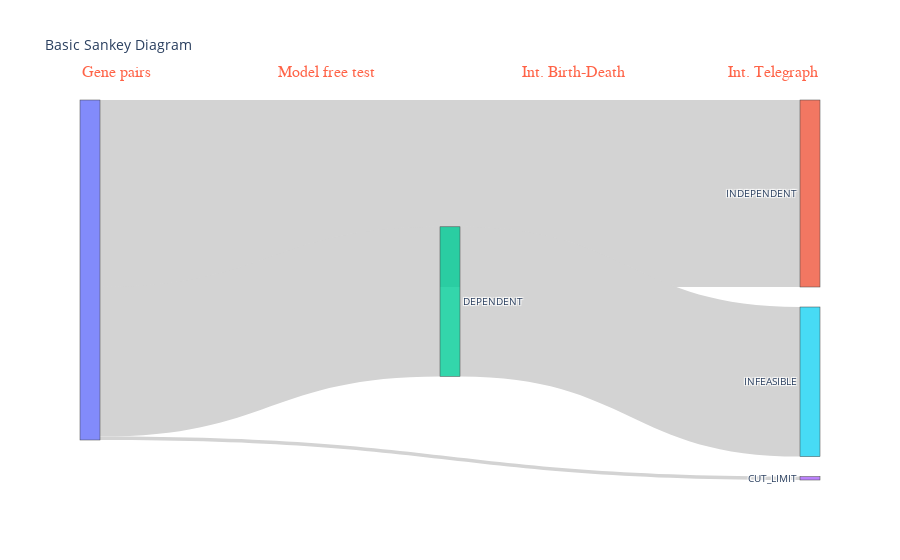

Write notebook code for a chart like this one.
### Markdown cell above
## d = 4

### Code cell
sankey_from_df(result_summary_int) # too slow telegraph

### Figure 1 — Plotly figure (JSON) as saved in the notebook; plotly's stock layout.template omitted (floating-point values rounded to 4 significant figures)
{"data": [{"link": {"color": "lightgrey", "source": [0, 0, 0, 1, 1, 2, 2, 3, 3, 4, 5], "target": [1, 2, 3, 4, 5, 4, 5, 4, 5, 6, 6], "value": [55, 44, 1, 0, 0, 0, 44, 0, 0, 0, 0]}, "node": {"label": ["", "INDEPENDENT", "DEPENDENT", "CUT_LIMIT", "nan", "INFEASIBLE", "nan"]}, "type": "sankey"}], "layout": {"annotations": [{"align": "center", "font": {"color": "tomato", "family": "Courier New, monospace", "size": 16}, "showarrow": false, "text": "Gene pairs", "x": 0, "xref": "paper", "y": 1.1, "yref": "paper"}, {"align": "center", "font": {"color": "tomato", "family": "Courier New, monospace", "size": 16}, "showarrow": false, "text": "Model free test", "x": 0.3333, "xref": "paper", "y": 1.1, "yref": "paper"}, {"align": "center", "font": {"color": "tomato", "family": "Courier New, monospace", "size": 16}, "showarrow": false, "text": "Int. Birth-Death", "x": 0.6667, "xref": "paper", "y": 1.1, "yref": "paper"}, {"align": "center", "font": {"color": "tomato", "family": "Courier New, monospace", "size": 16}, "showarrow": false, "text": "Int. Telegraph", "x": 1, "xref": "paper", "y": 1.1, "yref": "paper"}], "font": {"size": 10}, "plot_bgcolor": "rgba(0,0,0,0)", "title": {"text": "Basic Sankey Diagram"}, "xaxis": {"showgrid": false, "visible": false, "zeroline": false}, "yaxis": {"showgrid": false, "visible": false, "zeroline": false}}}
